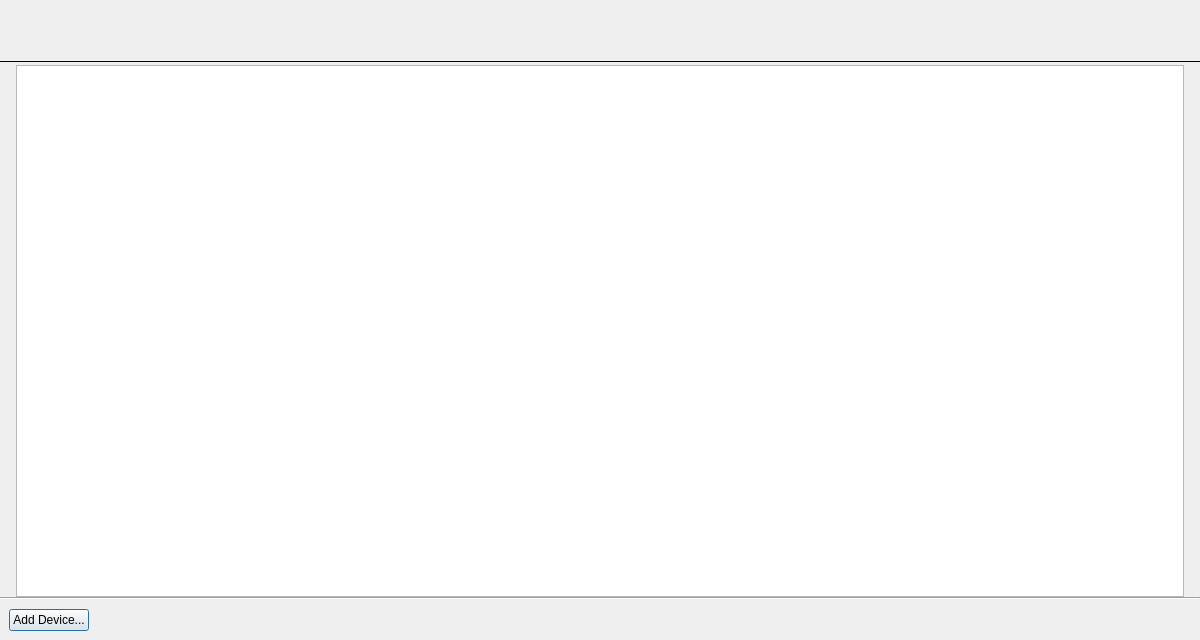
<?xml version="1.0" encoding="UTF-8"?>
<ui version="4.0">
 <class>CameraListDialog</class>
 <widget class="QDialog" name="CameraListDialog">
  <property name="geometry">
   <rect>
    <x>0</x>
    <y>0</y>
    <width>1200</width>
    <height>640</height>
   </rect>
  </property>
  <layout class="QVBoxLayout" name="verticalLayout">
   <property name="spacing">
    <number>0</number>
   </property>
   <property name="leftMargin">
    <number>0</number>
   </property>
   <property name="topMargin">
    <number>0</number>
   </property>
   <property name="rightMargin">
    <number>0</number>
   </property>
   <property name="bottomMargin">
    <number>0</number>
   </property>
   <item>
    <widget class="nx::vms::client::desktop::Panel" name="panelWidget" native="true">
     <layout class="QHBoxLayout" name="horizontalLayout_2">
      <property name="leftMargin">
       <number>16</number>
      </property>
      <property name="topMargin">
       <number>16</number>
      </property>
      <property name="rightMargin">
       <number>16</number>
      </property>
      <property name="bottomMargin">
       <number>16</number>
      </property>
      <item>
       <widget class="nx::vms::client::desktop::SearchLineEdit" name="filterLineEdit" native="true">
        <property name="minimumSize">
        <size>
         <width>0</width>
         <height>28</height>
        </size>
        </property>
        <property name="sizePolicy">
         <sizepolicy hsizetype="Expanding" vsizetype="Fixed">
          <horstretch>0</horstretch>
          <verstretch>0</verstretch>
         </sizepolicy>
        </property>
       </widget>
      </item>
     </layout>
    </widget>
   </item>
   <item>
    <widget class="Line" name="line">
     <property name="frameShadow">
      <enum>QFrame::Plain</enum>
     </property>
     <property name="orientation">
      <enum>Qt::Horizontal</enum>
     </property>
    </widget>
   </item>
   <item>
    <widget class="QWidget" name="tableContainer" native="true">
     <layout class="QVBoxLayout" name="verticalLayout_3">
      <property name="leftMargin">
       <number>16</number>
      </property>
      <property name="topMargin">
       <number>2</number>
      </property>
      <property name="rightMargin">
       <number>16</number>
      </property>
      <property name="bottomMargin">
       <number>0</number>
      </property>
      <item>
       <widget class="nx::vms::client::desktop::TableView" name="camerasView">
        <property name="mouseTracking">
         <bool>true</bool>
        </property>
        <property name="contextMenuPolicy">
         <enum>Qt::CustomContextMenu</enum>
        </property>
        <property name="sizeAdjustPolicy">
         <enum>QAbstractScrollArea::AdjustToContents</enum>
        </property>
        <property name="editTriggers">
         <set>QAbstractItemView::NoEditTriggers</set>
        </property>
        <property name="horizontalScrollMode">
         <enum>QAbstractItemView::ScrollPerPixel</enum>
        </property>
        <property name="showGrid">
         <bool>false</bool>
        </property>
        <property name="sortingEnabled">
         <bool>true</bool>
        </property>
        <attribute name="horizontalHeaderDefaultSectionSize">
         <number>120</number>
        </attribute>
        <attribute name="horizontalHeaderMinimumSectionSize">
         <number>40</number>
        </attribute>
        <attribute name="verticalHeaderVisible">
         <bool>false</bool>
        </attribute>
       </widget>
      </item>
     </layout>
    </widget>
   </item>
   <item>
    <widget class="Line" name="bottomLine">
     <property name="orientation">
      <enum>Qt::Horizontal</enum>
     </property>
    </widget>
   </item>
   <item>
    <widget class="QWidget" name="extrasWidget" native="true">
     <layout class="QHBoxLayout" name="horizontalLayout_3">
      <item>
       <widget class="QPushButton" name="addDeviceButton">
        <property name="text">
         <string>Add Device...</string>
        </property>
       </widget>
      </item>
      <item>
       <spacer name="horizontalSpacer_4">
        <property name="orientation">
         <enum>Qt::Horizontal</enum>
        </property>
        <property name="sizeHint" stdset="0">
         <size>
          <width>40</width>
          <height>20</height>
         </size>
        </property>
       </spacer>
      </item>
     </layout>
    </widget>
   </item>
  </layout>
 </widget>
 <customwidgets>
  <customwidget>
   <class>nx::vms::client::desktop::TableView</class>
   <extends>QTableView</extends>
   <header location="global">nx/vms/client/desktop/common/widgets/table_view.h</header>
  </customwidget>
  <customwidget>
   <class>nx::vms::client::desktop::Panel</class>
   <extends>QWidget</extends>
   <header location="global">nx/vms/client/desktop/common/widgets/panel.h</header>
   <container>1</container>
  </customwidget>
  <customwidget>
   <class>nx::vms::client::desktop::SearchLineEdit</class>
   <extends>QWidget</extends>
   <header location="global">nx/vms/client/desktop/common/widgets/search_line_edit.h</header>
   <container>1</container>
  </customwidget>
 </customwidgets>
 <resources/>
 <connections/>
</ui>
